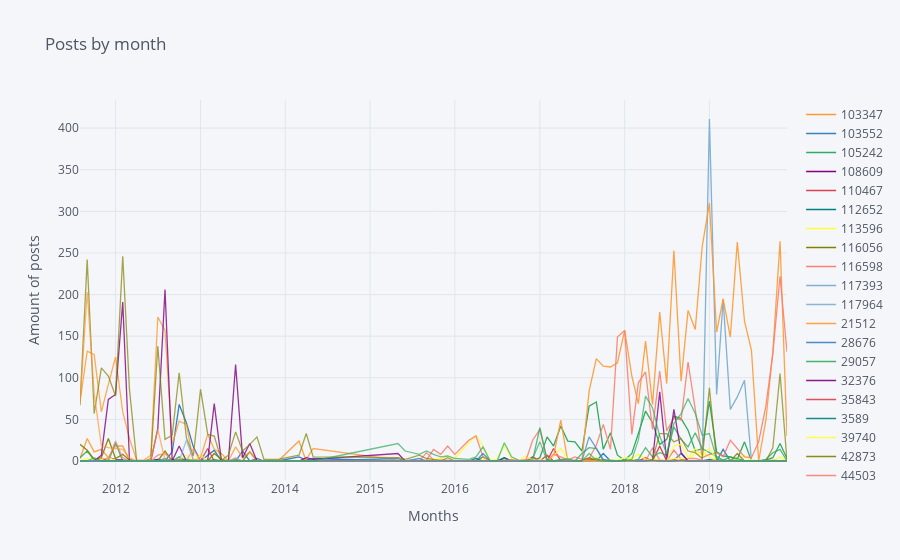

The cell this chart's notebook holds for it:
### Code cell
posts_count.transpose().iplot(asFigure=True ,xTitle='Months',yTitle='Amount of posts',title='Posts by month')
